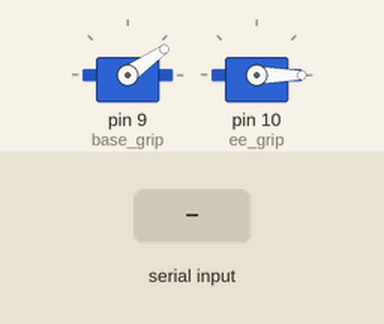
A sketch run on a simulated Arduino Uno, built with avr-gcc and run on an emulated ATmega328P. Shown: 2 × servo. The inputs (shaded band) are chosen by the test bench.

Above: at 1.2 s.
1.3 s: "1,90\n" received over Serial
At 1.75 s:
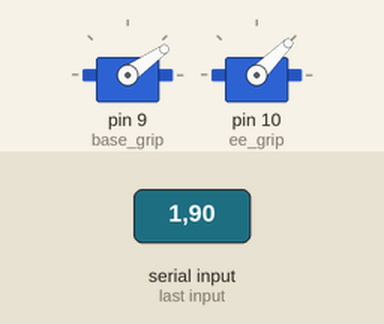
At 3.2 s:
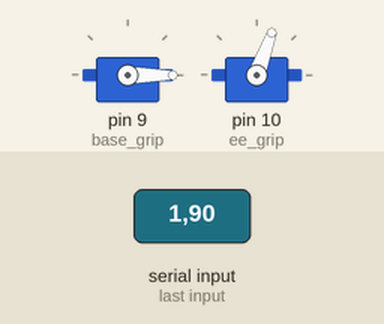
3.8 s: "3\n" received over Serial
At 5.0 s:
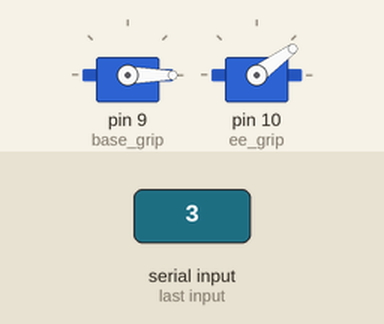
Timing chart, 0 to 6.8 s (numbered marks = the images above; inputs shaded):
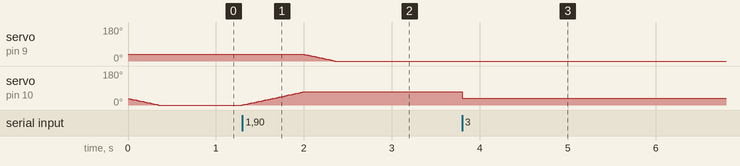

The sketch:

gripper_control_callback.ino
```cpp
#include <Servo.h>
#define SWEEP_DELAY 10  // 서보 모터 이동 속도 조절 (ms)

Servo base_grip;
Servo ee_grip;

// 초기 명령은 별도로 받기 전까지는 설정되지 않은 상태
int base_command = 0;
int ee_command = 0;
// 이전 명령을 추적 (첫 루프에서 무조건 변화로 인식하도록 -1로 초기화)
int prev_base_command = -1;
int prev_ee_command = -1;

// 서보의 현재 위치 (초기값: 35도)
int base_pos = 35;
int ee_pos = 35;
int single_movement = 35;


// 서보 모터를 부드럽게 이동시키는 함수
void moveServoSmoothly(Servo &servo, int &current_pos, int target_pos) {
  while (current_pos != target_pos) {
    if (current_pos < target_pos)
      current_pos++;
    else if (current_pos > target_pos)
      current_pos--;
    servo.write(current_pos);
    delay(SWEEP_DELAY);
  }
}

void setup() {
  Serial.begin(115200);
  base_grip.attach(9);
  ee_grip.attach(10);

  // 초기 위치 설정
  base_grip.write(base_pos);
  ee_grip.write(ee_pos);
}

void loop() {
   if (Serial.available() > 0) {
    String input = Serial.readStringUntil('\n');
    input.trim();  // ← 안전하게 문자열 정리

    int commaIndex = input.indexOf(',');
    if (commaIndex >= 0) {
      base_command = input.substring(0, commaIndex).toInt();
      ee_command = input.substring(commaIndex + 1).toInt();
    } else {
      int single_command = input.toInt();
      if (single_command == 3 && single_movement < 70) {
        single_movement++;
        ee_grip.write(single_movement);
        delay(SWEEP_DELAY);
      } else if (single_command == 4 && single_movement > 0) {
        single_movement--;
        ee_grip.write(single_movement);
        delay(SWEEP_DELAY);
      }
    }
  }

  if (base_command != prev_base_command) {
    if (prev_base_command == 0 && base_command == 1) {
      moveServoSmoothly(ee_grip, ee_pos, 70);
      moveServoSmoothly(base_grip, base_pos, 0);
    } else if (prev_base_command == 1 && base_command == 0) {
      moveServoSmoothly(base_grip, base_pos, 70);
      moveServoSmoothly(ee_grip, ee_pos, 0);
    }
    prev_base_command = base_command;
  }

  // 🔧 이 부분 추가
  if (ee_command != prev_ee_command) {
    if (ee_command == 1) {
      moveServoSmoothly(ee_grip, ee_pos, 70);
    } else if (ee_command == 0) {
      moveServoSmoothly(ee_grip, ee_pos, 0);
    }
    prev_ee_command = ee_command;
  }
}
```

Measured:
- after the input at 1.3 s, servo on pin 9 (base_grip): moves from 35° to 0° over 0.34 s, starting after 0.71 s; servo on pin 10 (ee_grip): moves from 0° to 70° over 0.71 s, starting at once
- after the input at 3.8 s, servo on pin 10 (ee_grip): 70° → 36° at once
